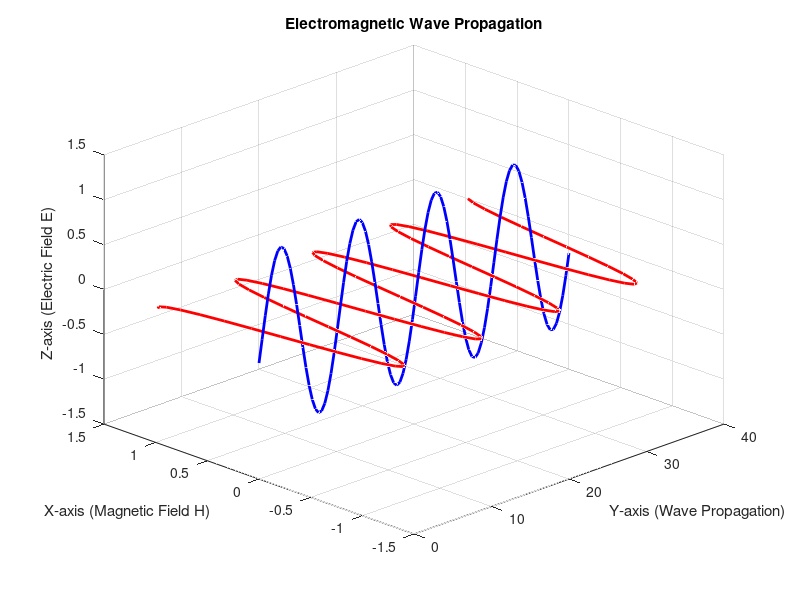

This figure's MATLAB source:
clc; clear; close all;

lambda = 10;  
k = 2 * pi / lambda;  
omega = 2 * pi;  
t = linspace(0, 2*pi, 50);  
y = linspace(0, 4*lambda, 100);  

E0 = 1;  
H0 = 1;  

figure; hold on; grid on;
xlabel('Y-axis (Wave Propagation)');
ylabel('X-axis (Magnetic Field H)');
zlabel('Z-axis (Electric Field E)');
title('Electromagnetic Wave Propagation');

view([-45, 30]);  
axis([0 max(y) -1.5 1.5 -1.5 1.5]);

for ti = 1:length(t)
    E = E0 * cos(k * y - omega * t(ti));  
    H = H0 * cos(k * y - omega * t(ti) + pi/2);  

    cla;
    plot3(y, H, zeros(size(y)), 'r', 'LineWidth', 2);  
    plot3(y, zeros(size(y)), E, 'b', 'LineWidth', 2);  

    pause(0.05);
end

hold off;